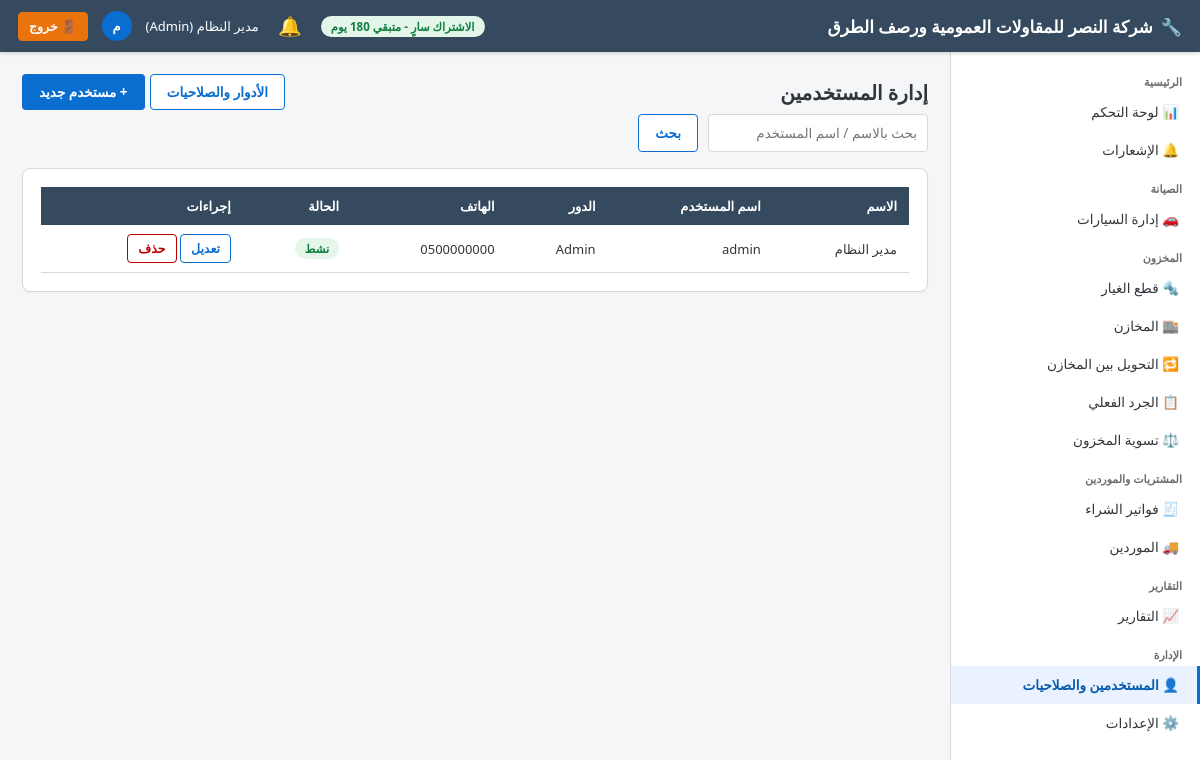
Page /users/ (signed in) on the committed database.
### app/models/settings.py (models this page shows)
class CompanySettings(db.Model):
    __tablename__ = "company_settings"
    id = db.Column(db.Integer, primary_key=True)
    company_name = db.Column(db.String(150), default="مركز الصيانة")
    logo_path = db.Column(db.String(255))
    phone = db.Column(db.String(30))
    address = db.Column(db.String(250))
    email = db.Column(db.String(120))
    commercial_register = db.Column(db.String(50))   # السجل التجاري
    tax_no = db.Column(db.String(50))                # الرقم الضريبي
    tax_percent_default = db.Column(db.Numeric(5, 2), default=15)
    invoice_prefix = db.Column(db.String(10), default="INV-")
    workorder_prefix = db.Column(db.String(10), default="WO-")
    next_invoice_no = db.Column(db.Integer, default=1)
    next_workorder_no = db.Column(db.Integer, default=1)

### app/models/user.py (models this page shows, shortened)
class User(db.Model, UserMixin):
    __tablename__ = "users"
    id = db.Column(db.Integer, primary_key=True)
    full_name = db.Column(db.String(150), nullable=False)
    username = db.Column(db.String(50), unique=True, nullable=False, index=True)
    password_hash = db.Column(db.String(255), nullable=False)
    phone = db.Column(db.String(30))
    email = db.Column(db.String(120))
    role_id = db.Column(db.Integer, db.ForeignKey("roles.id"), nullable=False)
    is_active_user = db.Column(db.Boolean, default=True)
    is_hidden = db.Column(db.Boolean, default=False)   # مستخدم خفي (لا يظهر في شاشة إدارة المستخدمين)
    created_at = db.Column(db.DateTime, default=datetime.utcnow)
    role = db.relationship("Role", back_populates="users")
    @property
    def is_active(self):
        return self.is_active_user
    @property
    def is_super_admin(self):
        return self.username == "administrator" and self.is_hidden

class Role(db.Model):
    __tablename__ = "roles"
    id = db.Column(db.Integer, primary_key=True)
    name = db.Column(db.String(50), unique=True, nullable=False)
    description = db.Column(db.String(200))
    users = db.relationship("User", back_populates="role")
    permissions = db.relationship("RolePermission", back_populates="role", cascade="all, delete-orphan")

### app/blueprints/users/routes.py (the view)
@users_bp.route("/")
@login_required
def list_users():
    q = request.args.get("q", "").strip()
    query = User.query.filter_by(is_hidden=False)
    if q:
        like = f"%{q}%"
        query = query.filter(db.or_(User.full_name.like(like), User.username.like(like)))
    users = query.order_by(User.full_name).all()
    return render_template("users/list.html", users=users, q=q)

### app/models/license.py (called while the page is built)
    @property
    def is_expired(self):
        return datetime.utcnow() > self.expires_at

    @property
    def days_remaining(self):
        return (self.expires_at - datetime.utcnow()).days

### app/services/notification_service.py (called while the page is built, shortened)
def generate_notifications(force=False):
    global _last_refresh_ts
    now_ts = time.time()
    if not force and (now_ts - _last_refresh_ts) < _REFRESH_INTERVAL:
        return

def get_unread_count():
    return Notification.query.filter_by(is_read=False).count()

### app/templates/users/list.html (shortened to what this page needs)
{% extends "base.html" %}
{% block content %}
<div class="page-title">
    إدارة المستخدمين
    <div class="no-print">
        <a href="{{ url_for('users.list_roles') }}" class="btn btn-outline">الأدوار والصلاحيات</a>
        <a href="{{ url_for('users.create_user') }}" class="btn btn-primary">+ مستخدم جديد</a>
    </div>
</div>
<form class="search-bar" method="GET">
    <input type="text" name="q" placeholder="بحث بالاسم / اسم المستخدم" value="{{ q }}">
    <button class="btn btn-outline" type="submit">بحث</button>
</form>
<div class="fiori-card">
    <table class="fiori-table">
        <thead><tr><th>الاسم</th><th>اسم المستخدم</th><th>الدور</th><th>الهاتف</th><th>الحالة</th><th class="no-print">إجراءات</th></tr></thead>
        <tbody>
        {% for u in users %}
            <tr>
                <td>{{ u.full_name }}</td><td>{{ u.username }}</td><td>{{ u.role.name if u.role else '-' }}</td>
                <td>{{ u.phone or '-' }}</td>
                <td>{% if u.is_active_user %}<span class="badge badge-green">نشط</span>{% else %}<span class="badge badge-gray">موقوف</span>{% endif %}</td>
                <td class="no-print">
                    <a href="{{ url_for('users.edit_user', uid=u.id) }}" class="btn btn-outline btn-sm">تعديل</a>
                    <form method="POST" action="{{ url_for('users.delete_user', uid=u.id) }}" style="display:inline" onsubmit="return confirm('هل أنت متأكد من حذف هذا المستخدم؟');">
                        <button class="btn btn-danger btn-sm">حذف</button>
                    </form>
                </td>
            </tr>
        {% else %}
            <tr><td colspan="6" class="empty-state">لا يوجد مستخدمين</td></tr>
        {% endfor %}
        </tbody>
    </table>
</div>
{% endblock %}

### app/templates/base.html (shortened to what this page needs)
<!DOCTYPE html>
<html lang="ar" dir="rtl">
<head>
    <link rel="stylesheet" href="{{ url_for('static', filename='css/fiori.css') }}">
</head>
<body>
    <header class="fiori-header">
        <div style="display:flex;align-items:center;">
            <div class="brand">
                {% if company and company.logo_path %}
                <img src="{{ url_for('static', filename=company.logo_path) }}" alt="شعار" style="height:30px;width:30px;object-fit:contain;border-radius:4px;background:#fff;padding:2px;">
                {% else %}
                🔧
                {% endif %}
                <span>{{ company.company_name if company and company.company_name else 'نظام إدارة مركز الصيانة' }}</span>
            </div>
        </div>
        <div class="user-box">
            {% if license_days_remaining is defined and license_days_remaining is not none %}
                {% if license_days_remaining <= 5 %}
                <span class="badge badge-red">الاشتراك ينتهي خلال {{ license_days_remaining }} يوم</span>
                {% elif license_days_remaining <= 15 %}
                <span class="badge badge-orange">الاشتراك ينتهي خلال {{ license_days_remaining }} يوم</span>
                {% else %}
                <span class="badge badge-green">الاشتراك سارٍ - متبقي {{ license_days_remaining }} يوم</span>
                {% endif %}
            {% endif %}
            <div class="notif-bell-wrap">
                <button type="button" class="notif-bell-btn" id="notifBellBtn" aria-label="الإشعارات">
                    🔔
                </button>
            </div>
            <span>{{ current_user.full_name }} ({{ current_user.role.name if current_user.role else '' }})</span>
            <div class="user-avatar">{{ current_user.full_name[0] if current_user.full_name else 'U' }}</div>
            <a href="{{ url_for('auth.logout') }}" class="btn btn-logout btn-sm">🚪 خروج</a>
        </div>
    </header>
    <nav class="fiori-sidebar">
        <div class="nav-group-title">الرئيسية</div>
        <a class="nav-link {{ 'active' if request.blueprint=='dashboard' }}" href="{{ url_for('dashboard.index') }}">📊 لوحة التحكم</a>
        <a class="nav-link {{ 'active' if request.blueprint=='notifications' }}" href="{{ url_for('notifications.list_notifications') }}">
            🔔 الإشعارات
        </a>
        <div class="nav-group-title">الصيانة</div>
        <a class="nav-link {{ 'active' if request.blueprint=='vehicles' }}" href="{{ url_for('vehicles.list_vehicles') }}">🚗 إدارة السيارات</a>
        <div class="nav-group-title">المخزون</div>
        <a class="nav-link {{ 'active' if request.blueprint=='parts' }}" href="{{ url_for('parts.list_parts') }}">🔩 قطع الغيار</a>
        <a class="nav-link {{ 'active' if request.blueprint=='warehouses' }}" href="{{ url_for('warehouses.list_warehouses') }}">🏬 المخازن</a>
        <a class="nav-link {{ 'active' if request.blueprint=='transfers' }}" href="{{ url_for('transfers.list_transfers') }}">🔁 التحويل بين المخازن</a>
        <a class="nav-link {{ 'active' if request.blueprint=='stocktake' }}" href="{{ url_for('stocktake.list_stocktakes') }}">📋 الجرد الفعلي</a>
        <a class="nav-link {{ 'active' if request.blueprint=='adjustments' }}" href="{{ url_for('adjustments.list_adjustments') }}">⚖️ تسوية المخزون</a>
        <div class="nav-group-title">المشتريات والموردين</div>
        <a class="nav-link {{ 'active' if request.blueprint=='purchases' }}" href="{{ url_for('purchases.list_purchases') }}">🧾 فواتير الشراء</a>
        <a class="nav-link {{ 'active' if request.blueprint=='suppliers' }}" href="{{ url_for('suppliers.list_suppliers') }}">🚚 الموردين</a>
        <div class="nav-group-title">التقارير</div>
        <a class="nav-link {{ 'active' if request.blueprint=='reports' }}" href="{{ url_for('reports.index') }}">📈 التقارير</a>
        <div class="nav-group-title">الإدارة</div>
        <a class="nav-link {{ 'active' if request.blueprint=='users' }}" href="{{ url_for('users.list_users') }}">👤 المستخدمين والصلاحيات</a>
        <a class="nav-link {{ 'active' if request.blueprint=='settings' }}" href="{{ url_for('settings.company_settings') }}">⚙️ الإعدادات</a>
    </nav>
    <main class="fiori-content">
        {% block content %}{% endblock %}
    </main>
</body>
</html>

### app/static/css/fiori.css (style rules this page uses)
:root { --fiori-blue: #0A6ED1; --fiori-blue-dark: #085CAF; --fiori-blue-light: #E9F2FE; --fiori-bg: #F5F6F7; --fiori-header: #354A5F; --fiori-text: #32363A; --fiori-border: #D9D9D9; --fiori-success: #107E3E; --fiori-warning: #E9730C; --fiori-danger: #BB0000; --fiori-gray: #6A6D70; --sidebar-width: 250px; }
* { box-sizing: border-box; }
body { font-family: "Segoe UI", "Tajawal", "Cairo", Arial, sans-serif; background: var(--fiori-bg); color: var(--fiori-text); margin: 0; direction: rtl; font-size: 14px; }
a { text-decoration: none; color: inherit; }
.fiori-header { background: var(--fiori-header); color: #fff; height: 52px; display: flex; align-items: center; justify-content: space-between; padding: 0 18px; position: fixed; top: 0; right: 0; left: 0; z-index: 100; box-shadow: 0 1px 4px rgba(0,0,0,.2); }
.fiori-header .brand { font-size: 17px; font-weight: 600; display: flex; align-items: center; gap: 8px; }
.fiori-header .user-box { display: flex; align-items: center; gap: 14px; font-size: 13px; }
.fiori-header .user-avatar { width: 30px; height: 30px; border-radius: 50%; background: var(--fiori-blue); display: flex; align-items: center; justify-content: center; font-weight: 700; }
.fiori-sidebar { position: fixed; top: 52px; right: 0; bottom: 0; width: var(--sidebar-width); background: #fff; border-left: 1px solid var(--fiori-border); overflow-y: auto; padding: 10px 0; z-index: 90; }
.fiori-sidebar .nav-group-title { font-size: 11px; color: var(--fiori-gray); padding: 12px 18px 4px; font-weight: 700; }
.fiori-sidebar a.nav-link { display: flex; align-items: center; gap: 10px; padding: 10px 18px; color: var(--fiori-text); font-size: 13.5px; border-right: 3px solid transparent; }
.fiori-sidebar a.nav-link.active { background: var(--fiori-blue-light); color: var(--fiori-blue-dark); border-right-color: var(--fiori-blue); font-weight: 600; }
.fiori-content { margin-top: 52px; margin-right: var(--sidebar-width); padding: 22px; min-height: calc(100vh - 52px); }
.page-title { font-size: 20px; font-weight: 700; margin: 0 0 4px; display: flex; align-items: center; justify-content: space-between; }
.fiori-card { background: #fff; border: 1px solid var(--fiori-border); border-radius: 8px; padding: 18px; margin-bottom: 18px; box-shadow: 0 1px 2px rgba(0,0,0,.04); }
.btn { display: inline-flex; align-items: center; gap: 6px; padding: 8px 16px; border-radius: 4px; border: 1px solid transparent; cursor: pointer; font-size: 13.5px; font-weight: 600; font-family: inherit; }
.btn-primary { background: var(--fiori-blue); color: #fff; }
.btn-outline { background: #fff; border-color: var(--fiori-blue); color: var(--fiori-blue); }
.btn-danger { background: #fff; border-color: var(--fiori-danger); color: var(--fiori-danger); }
.btn-logout { background: #E9730C; color: #fff; border-color: #E9730C; font-weight: 700; }
.btn-sm { padding: 5px 10px; font-size: 12.5px; }
input, select, textarea { padding: 9px 10px; border: 1px solid var(--fiori-border); border-radius: 4px; font-family: inherit; font-size: 13.5px; background: #fff; color: var(--fiori-text); }
table.fiori-table { width: 100%; border-collapse: collapse; font-size: 13px; }
table.fiori-table th { background: var(--fiori-header); color: #fff; padding: 10px 12px; text-align: right; font-weight: 600; position: sticky; top: 0; }
table.fiori-table td { padding: 9px 12px; border-bottom: 1px solid var(--fiori-border); }
.badge { padding: 3px 10px; border-radius: 12px; font-size: 11.5px; font-weight: 700; display: inline-block; }
.badge-green { background: #E4F5EA; color: var(--fiori-success); }
.search-bar { display: flex; gap: 10px; margin-bottom: 16px; flex-wrap: wrap; }
.search-bar input[type=text], .search-bar select { min-width: 220px; }
.notif-bell-wrap { position: relative; }
.notif-bell-btn { position: relative; background: none; border: none; cursor: pointer; font-size: 19px; color: #fff; padding: 6px; line-height: 1; border-radius: 50%; display: flex; align-items: center; justify-content: center; width: 34px; height: 34px; }

### rows in the picture
CompanySettings: company_name "شركة النصر للمقاولات العمومية ورصف الطرق"
User: full_name "مدير النظام", full_name "م", username "admin", role "Admin", phone "0500000000", is_active_user "نشط"
Role: role "Admin"
